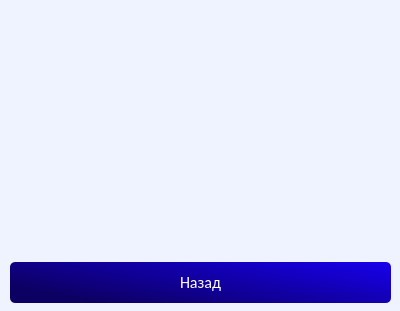
<?xml version="1.0" encoding="UTF-8"?>
<ui version="4.0">
 <class>Dialog</class>
 <widget class="QDialog" name="Dialog">
  <property name="geometry">
   <rect>
    <x>0</x>
    <y>0</y>
    <width>400</width>
    <height>311</height>
   </rect>
  </property>
  <property name="maximumSize">
   <size>
    <width>400</width>
    <height>311</height>
   </size>
  </property>
  <property name="windowTitle">
   <string>Dialog</string>
  </property>
  <property name="layoutDirection">
   <enum>Qt::LeftToRight</enum>
  </property>
  <property name="styleSheet">
   <string notr="true">*{
background-color: rgb(239, 243, 255);
}</string>
  </property>
  <widget class="QPushButton" name="pushButton">
   <property name="geometry">
    <rect>
     <x>10</x>
     <y>262</y>
     <width>381</width>
     <height>41</height>
    </rect>
   </property>
   <property name="font">
    <font>
     <family>Calibri</family>
     <pointsize>12</pointsize>
    </font>
   </property>
   <property name="styleSheet">
    <string notr="true">QPushButton{
	border-radius:5px;
	background:qlineargradient(spread:pad, x1:0, y1:0.574, x2:1, y2:0, stop:0 rgba(13, 0, 99, 255), stop:1 rgba(23, 0, 237, 255));
	padding:5px;
	color:#fff;
}
QPushButton:hover{
	border: 2px solid rgb(0, 170, 255);
	outline-offset:10px;
}</string>
   </property>
   <property name="text">
    <string>Назад</string>
   </property>
  </widget>
  <widget class="QLabel" name="label">
   <property name="geometry">
    <rect>
     <x>20</x>
     <y>20</y>
     <width>351</width>
     <height>71</height>
    </rect>
   </property>
   <property name="font">
    <font>
     <family>Calibri</family>
     <pointsize>14</pointsize>
    </font>
   </property>
   <property name="layoutDirection">
    <enum>Qt::LeftToRight</enum>
   </property>
   <property name="text">
    <string/>
   </property>
   <property name="alignment">
    <set>Qt::AlignCenter</set>
   </property>
  </widget>
 </widget>
 <resources/>
 <connections/>
</ui>
